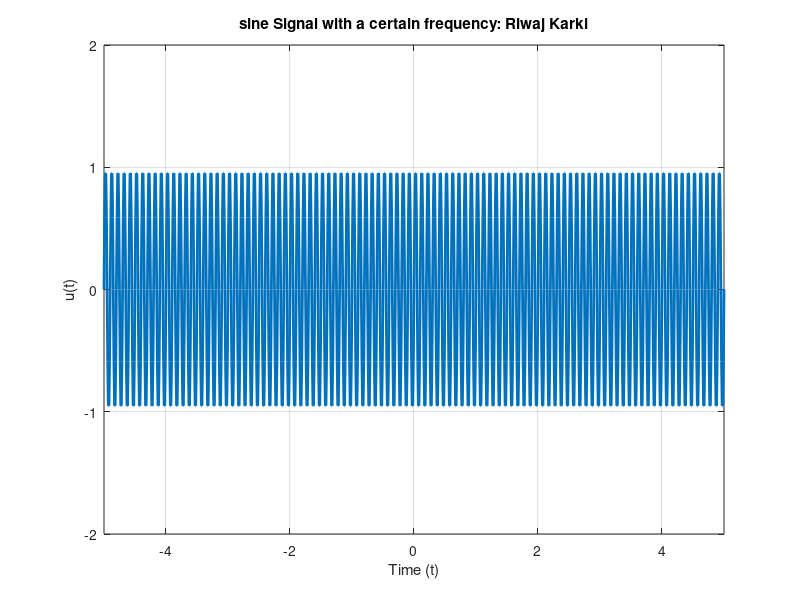

Write MATLAB code to recreate this figure.
clc;
clear;
t = -5 : 0.01 : 5;
f = 10;
u = sin(2 * pi * f * t);
plot(t, u, 'LineWidth', 2);
xlabel('Time (t)');
ylabel('u(t)');
title('sine Signal with a certain frequency: Riwaj Karki');
grid on;
axis([-5, 5, -2, 2]);